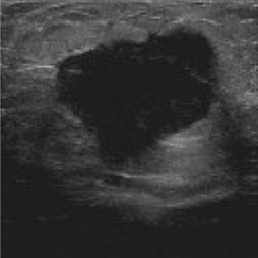
%> input picture projectimg.png, 258 x 258 px
$ octave --eval "project;"   (GNU Octave 9; MATLAB toolbox functions it lacks are replaced by stand-ins)
%> lines starting %> are read from the running program, lines starting %| are printed output that depends on the picture; in (x1, y1, x2, y2) boxes, pixels count from 0 and x2, y2 are one past the last pixel; in counts of white or black regions, pixels touching at a corner belong together; the program's own positions count from 1
function project()

    imagePath = 'projectimg.png'; %
    maskPath  = 'GTmask.png';

    % Phase 1: Preprocessing
    [img, gt] = preprocess_data(imagePath, maskPath);

    % Place to call each function
    homo_filter_out = homomorphic_filter(img);
    contrast_out = contrast_enhancement(homo_filter_out);
    featureMap = generate_features(contrast_out);
    binaryMask = segment_image(featureMap);

    % Display results to verify Phase 1 worked alter for other phases
    figure;
    subplot(1,2,1); imshow(featureMap); title('FeatureMap');
    subplot(1,2,2); imshow(gt);  title('Ground Truth Mask');


    fprintf('Phase 1 Complete using %s and %s.\n', imagePath, maskPath);
end

% --- LOCAL FUNCTIONS ---

function [imgNorm, gtMask] = preprocess_data(imgP, mskP)
%> called with imgP = 'projectimg.png', mskP = 'GTmask.png'
    rawImg = im2double(imread(imgP));
%> rawImg: size 258x258x3 double; min 0.0784, max 0.718, mean 0.205
    rawGT  = im2double(imread(mskP));
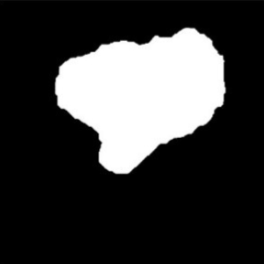
%> input picture GTmask.png, 264 x 264 px
%> rawGT: size 264x264x3 double; min 0, max 1, mean 0.229
    if size(rawImg, 3) == 3, rawImg = rgb2gray(rawImg); end % convert to 2D greyscale if images are 2D (RGB)
    if size(rawGT, 3) == 3,  rawGT  = rgb2gray(rawGT);  end

    lower = quantile(rawImg(:), 0.01); % remove top and bottom 1% to ignore bright text or black borders
%> lower = 0.11
    upper = quantile(rawImg(:), 0.99);
%> upper = 0.455

    clipped = max(lower, min(upper, rawImg));

    imgNorm = (clipped - lower) / (upper - lower); % force intensity to be between 0 and 1

    gtMask = rawGT > 0.5; % binarize ground truth (need to use for IoU calc later)
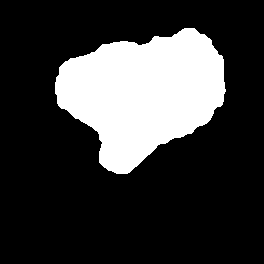
%> gtMask: size 264x264 logical; 23% white; 1 white region, box (x1, y1, x2, y2) and area: (55, 28, 226, 174) 16002
end

function homo_filter_out = homomorphic_filter(img) % step 2, homomorphic filtering for speckle reduction

    imgLog = log(1 + img); % avoid using log(0)

    % Perform 2D FFT and shift the zero-frequency component to the center
    F = fftshift(fft2(imgLog));


    [M, N] = size(img); % high pass filter kernal
%> M = 258; N = 258
    [U, V] = meshgrid(1:N, 1:M);

    % Define the center coordinates
    centerX = floor(N/2) + 1;
%> centerX = 130
    centerY = floor(M/2) + 1;
%> centerY = 130

    % D is the distance from the center (frequency origin)
    D = sqrt((U - centerX).^2 + (V - centerY).^2);

    % Sigma controls the 'cutoff'.
    % Lower sigma = smoother/blurrier, Higher sigma = sharper/more noise kept.
    sigma = 30;
    gammaL = 0.5;
    gammaH = 1.5;

    H = (gammaH - gammaL) * (1 - exp(-(D.^2) / (2 * sigma^2))) + gammaL;

    % 4. Apply the Filter
    G = F .* H;
    imgFiltered = real(ifft2(ifftshift(G)));

    homo_filter_out = exp(imgFiltered) - 1;
    % Standardize the output to [0, 1] for Phase 3 (Contrast Enhancement)
    if max(homo_filter_out(:)) > min(homo_filter_out(:))
        homo_filter_out = (homo_filter_out - min(homo_filter_out(:))) / (max(homo_filter_out(:)) - min(homo_filter_out(:))); % standardize output to [0,1] for Phase 3 contrast enhancement
    end
end

% Phase 3: Contrast enhancement


function contrast_out = contrast_enhancement(homo_filter_out)
    % --- Step A: Local Contrast Enhancement ---
    % We use a local mean to adjust intensities
    % Define a local window size (e.g., 15x15)
    h = ones(15,15) / (15*15);
    localMean = imfilter(homo_filter_out, h, 'replicate');

    % Enhance: Output = Gain * (Input - localMean) + localMean
    % A gain > 1 increases local contrast
    gain = 1.5;
    localEnhanced = gain * (homo_filter_out - localMean) + localMean;
    % Create a blurred version
    blurKernel = fspecial('gaussian', [15 15], 3);
    blurred = imfilter(localEnhanced, blurKernel, 'replicate');

    % Mask = Original - Blurred (this contains only the edges/details)
    mask = localEnhanced - blurred;

    % High-boost: Result = Original + k * Mask
    % If k=1, it's standard unsharp masking. If k > 1, it's high-boost.
    k = 2.0;
    contrast_out = localEnhanced + k * mask;

    % Final clip and normalize to keep it in [0, 1]
    contrast_out = max(0, min(1, contrast_out));
end

function featureMap = generate_features(contrast_out)
    % 1. Gradient Magnitude (Sobel Operators)
    % We define the kernels manually as per your project requirements
    Gx = [-1 0 1; -2 0 2; -1 0 1];
    Gy = [1 2 1; 0 0 0; -1 -2 -1];

    gradX = imfilter(contrast_out, Gx, 'replicate');
    gradY = imfilter(contrast_out, Gy, 'replicate');
    gradMag = sqrt(gradX.^2 + gradY.^2);
    % Normalize gradient
    gradMag = gradMag / max(gradMag(:));

    % Local Variance
    % Measures texture heterogeneity. Window size 7x7 is good for US images.
    h = ones(7,7) / (7*7);
    mu = imfilter(contrast_out, h, 'replicate');
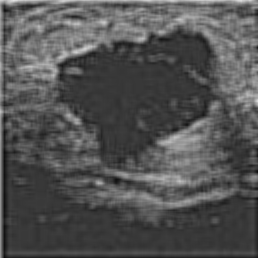
%> mu: size 258x258 double; min 0.0498, max 0.897, mean 0.325
    mu2 = imfilter(contrast_out.^2, h, 'replicate');
    localVar = mu2 - mu.^2;
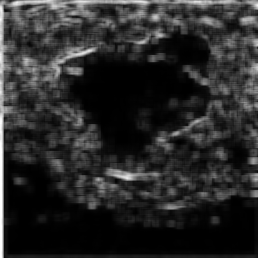
%> localVar: size 258x258 double; min 1.14e-07, max 0.245, mean 0.0404; drawn with min black and max white
    % Normalize variance
    localVar = localVar / max(localVar(:));

    % Combined Feature Map
    % We want regions with high variance OR strong edges.
    % We also invert the intensity: Tumors are dark, so (1 - contrast_out) makes them bright
    intensityFeature = 1 - contrast_out;
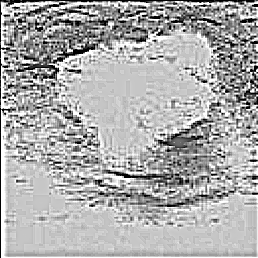
%> intensityFeature: size 258x258 double; min 0, max 1, mean 0.676

    featureMap = (0.4 * intensityFeature) + (0.3 * gradMag) + (0.3 * localVar);
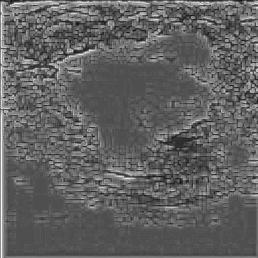
%> featureMap: size 258x258 double; min 0.0685, max 0.969, mean 0.384
    featureMap = (featureMap - min(featureMap(:))) / (max(featureMap(:)) - min(featureMap(:)));
end

function binaryMask = segment_image(featureMap)
    % Calculate the statistical properties of the entire map
    % fMap(:) flattens the 2D matrix into a 1D list for statistics
    avgVal = mean(featureMap(:));
%> avgVal = 0.35
    stdVal = std(featureMap(:));
%> stdVal = 0.125

    % Determine the Adaptive Threshold
    % Logic: If a pixel is 'k' standard deviations above the average,
    % it is likely part of a tumor (the bright regions of the feature map).
    % Start with k = 1.0. Increase it if the mask is too 'noisy'.
    k = 1.0;
    threshold = avgVal + (k * stdVal);
%> threshold = 0.475

    % 3. Create the Binary Mask (Logical 0 or 1)
    binaryMask = featureMap > threshold;
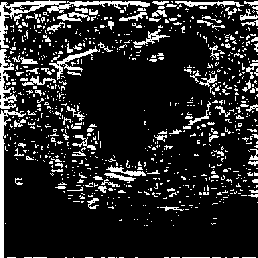
%> binaryMask: size 258x258 logical; 15.1% white; 820 white regions (722 under 20 px), largest, box (x1, y1, x2, y2) and area: (0, 0, 150, 48) 1042, (0, 110, 26, 258) 681, (0, 49, 17, 109) 428

    % Visualizing for the user in the Command Window
    fprintf('Phase 5: Threshold set at %.4f (Mean: %.4f, Std: %.4f)\n', ...
            threshold, avgVal, stdVal);
%| Phase 5: Threshold set at 0.4745 (Mean: 0.3500, Std: 0.1245)
end
